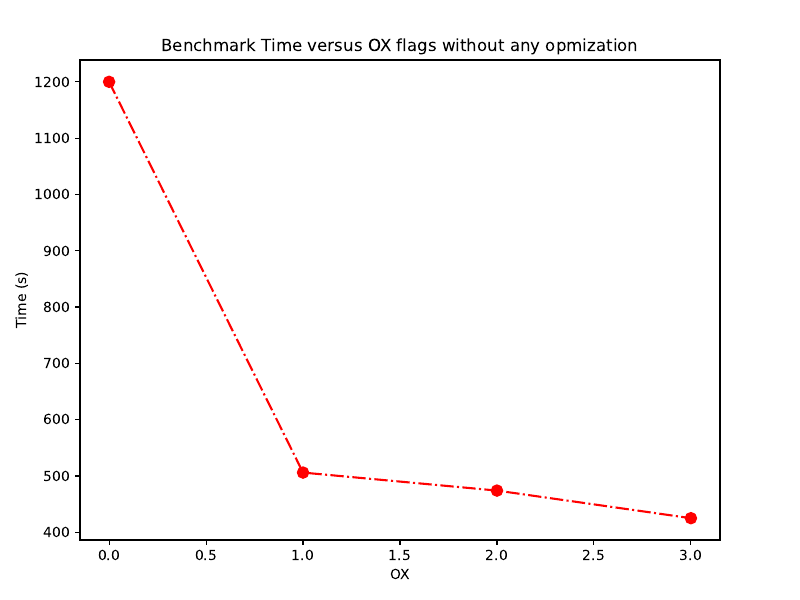

Reproduce this figure in Python.
import matplotlib.pyplot as plt 
import numpy as np 
import pandas as pd 


df =pd.read_csv("../nopt_time.txt", header=None)

fig = plt.figure(figsize=(8,6))

x=np.arange(0,4,1)


axes= fig.add_axes([0.1,0.1,0.8,0.8])


axes.plot(x,df,color='r', ls='-.', marker='o',markersize=8)
axes.set_xlabel('OX')
axes.set_ylabel("Time (s)")
axes.set_title("Benchmark Time versus OX flags without any opmization")
axes.set_xticks(x)
plt.savefig("no_opt.pdf",dpi=300)
